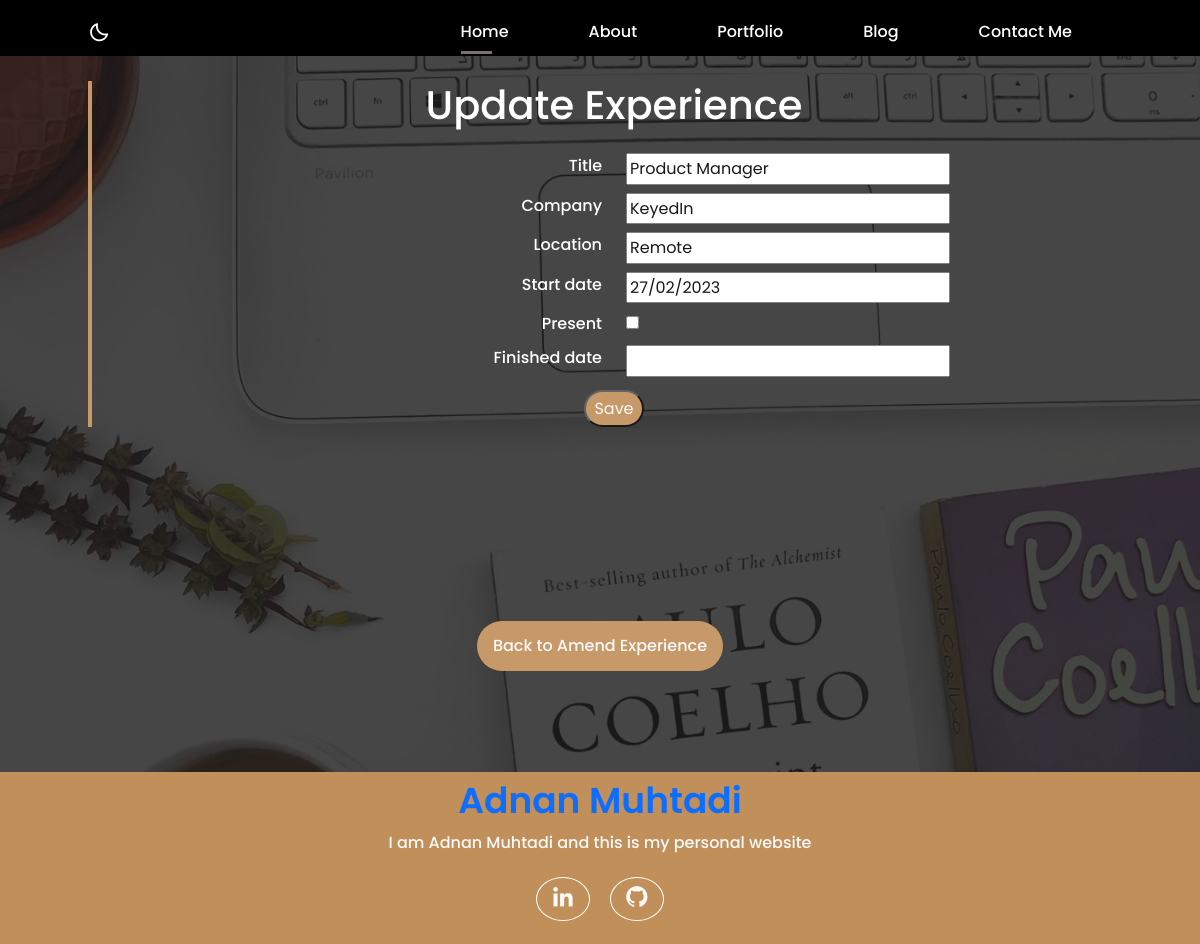
The app's page /update_experience/1/ with its own data.
### portfolio/models.py (models this page shows, shortened)
class Experience(models.Model):
    title = models.CharField(max_length=100)
    company = models.CharField(max_length=100)
    location = models.CharField(max_length=200)
    description = models.TextField(blank=True)
    start_date = models.DateField()
    present = models.BooleanField(default=False)
    finished_date = models.DateField(blank=True, null=True)
    website_url = models.URLField(blank=True)

### portfolio/views.py (the view)
def updateExperience(request, pk):
    experience = Experience.objects.get(id=pk)
    form = experienceForm(instance=experience)
    if request.method == 'POST':
        form = experienceForm(request.POST, instance=experience)
        print('Updating POST:', request.POST)
        if form.is_valid():
            data = form.save(commit=False)
            data.title = request.POST["title"].title()
            data.company = request.POST["company"].title()
            data.location = request.POST["location"].title()
            data.save()
            return redirect('/amend_experience/')
    else:
        data = experienceForm()
    context = {'form': form}
    return render(request, 'update/update_experience.html', context)

### portfolio/forms.py
class experienceForm(ModelForm):
    class Meta:
        model = Experience
        fields = [
            'title',
            'company',
            'location',
            'start_date',
            'present',
            'finished_date',
        ]

### portfolio/templates/update/update_experience.html (shortened to what this page needs)
{% extends "base.html" %}
{% load static %}
{% block content %}
<section class="home" id="home">
    <div class="home_container_admin bd-container bd-grid">
        <div class="home_data-admin">
            <h1 class="mb-4 text-center">Update Experience</h1>
            <form action="" method="POST">
                {% for fm in form %}
                <div class="row">
                    <label class="col-md-6 col-sm-12 mb-1 text-sm-start text-md-end">{{fm.label}}</label>
                    <p class="col-md-6 col-sm-12 mb-2 text-sm-start text-md-start">{{fm}}</p>
                </div>
                {% endfor %}
                <div class="text-center">
                    <button type="submit">Save</button>
                </div>
            </form>
        </div>
        <a href="{% url 'amend_experience' %}" class="button button-light text-center button-more">Back to Amend
            Experience</a>
    </div>
</section>
{% endblock %}

### static/css/base.css (style rules this page uses)
:root { --header-height: 3rem; --bg-color: #fff; --bg-color-rev: #000; --text-color: #000; --text-color-rev: #fff; --text-color-same: #000; --first-color: #3e0e12; --first-color-btn: #3e0e12; --first-color-dark: #2f0a0d; --first-color-light: #7b6f71; --first-color-lighten: #fbf9f9; --first-color-lightest: #fff; --first-color-gold: #c18f59; --first-color-golden: #765735; --body-font: 'poppins', sans-serif; --biggest-font-size: 2.5rem; --h1-font-size: 1.5rem; --h2-font-size: 1.25rem; --h3-font-size: 1.125rem; --normal-font-size: .938rem; --small-font-size: .813rem; --smaller-font-size: .75rem; --font-medium: 500; --font-semi-bold: 600; --font-bold: 700; --mb-1: .5rem; --mb-2: 1rem; --mb-3: 1.5rem; --mb-4: 2rem; --mb-5: 2.5rem; --mb-6: 3rem; --z-normal: 1; --z-tooltip: 10; --z-fixed: 100; }
@media screen and (min-width: 768px) { :root { --biggest-font-size: 4.5rem; --h1-font-size: 2.25rem; --h2-font-size: 1.5rem; --h3-font-size: 1.25rem; --normal-font-size: 1rem; --small-font-size: .875rem; --smaller-font-size: .813rem; } }
html { scroll-behavior: smooth; background-color: var(--bg-color); }
body { margin: var(--header-height) 0 0 0; font-family: var(--body-font); font-size: var(--normal-font-size); font-weight: var(--font-medium); color: var(--text-color); background-color: var(--bg-color); line-height: 1.6; }
h1,h2,h3,ul,p { margin: 0; }
a { text-decoration: none; }
.bd-container { max-width: 1024px; width: calc(100% - 2rem); margin-left: var(--mb-2); margin-right: var(--mb-2); }
.bd-grid { display: grid; gap: 1.5rem; }
.home { position: relative; display: flex; align-items: flex-end; background-image: url('/static/images/top-banner-bckg.jpg'); background-position: center; background-size: cover; opacity: 0.9; }
.home::before { content: ''; position: absolute; top: 0; left: 0; width: 100%; height: 100%; background-color: #000; opacity: 0.8; }
.button { display: inline-block; background-color: var(--first-color-gold); color:var(--first-color-lighten); padding: .75rem 1rem; border-radius: 25px; transition: .3s; text-decoration: none; }
button { display: inline-block; background-color: var(--first-color-gold); color:var(--first-color-lighten); padding: .25rem .5rem; border-radius: 25px; transition: .3s; text-decoration: none; margin-top: 5px; }
.button-light { background-color: var(--first-color-gold); }
.button-more { margin: auto; width: fit-content; }

### static/css/admin.css (style rules this page uses)
.home_container_admin { position: relative; height: calc(100vh - var(--header-height)); grid-template-rows: repeat(2, max-content); align-content: space-around; row-gap: 2rem; margin-bottom: 20px; }
.home_data-admin { border-left: 4px solid var(--first-color-gold); color: var(--text-color-rev); padding-left: 1.5rem; z-index: var(--z-tooltip); overflow-x: hidden; height: auto; }

### records on screen
Experience: form "Product Manager" "KeyedIn" "Remote" "27/02/2023"

### other values on screen
{{ fm.label }} "Title" "Company" "Location" "Start date" "Present" "Finished date"
